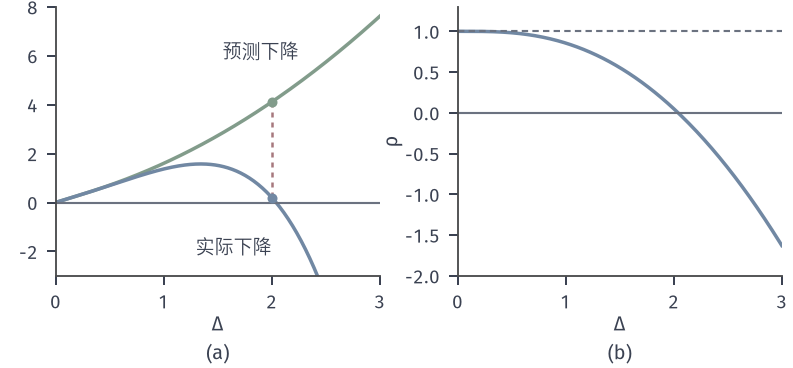

This figure's Python source:
from pathlib import Path
import sys
sys.path.insert(0, str(Path(__file__).resolve().parents[1]/"tr-common"))
from tr_core import *
HERE = Path(__file__).resolve().parent
# 原点处精确子问题解的预测下降、实际下降，及比值，随半径变化。
fig, axs = figure(width_mm=112, height_mm=52, ncols=2)
Ds = np.linspace(.02, 3, 300); S = [exact(O_G, O_B, d)[0] for d in Ds]
pr = np.array([-mdec(p, O_G, O_B) for p in S]); ar = np.array([f(O_X) - f(p) for p in S])
ax = axs[0]; ax.plot(Ds, pr, color=GREEN, lw=1.4); ax.plot(Ds, ar, color=BLUE, lw=1.4); ax.axhline(0, color=MUTED, lw=.85)
ax.set_xlim(0, 3); ax.set_ylim(-3, 8); ax.set_xlabel('$\\Delta$', labelpad=1)
ax.text(2.25, 5.9, '预测下降', color=INK, ha='right', fontsize=7.5); ax.text(2.0, -2.1, '实际下降', color=INK, ha='right', fontsize=7.5)
i = np.argmin(abs(Ds - 2)); ax.plot([2, 2], [pr[i], ar[i]], color=RED, lw=1.0, ls=(0, (2, 2)))
ax.plot([2], [pr[i]], 'o', color=GREEN, ms=4, mew=0); ax.plot([2], [ar[i]], 'o', color=BLUE, ms=4, mew=0)
ax = axs[1]; ax.plot(Ds, ar/pr, color=BLUE, lw=1.4); ax.axhline(1, color=MUTED, lw=.85, ls=(0, (3, 2))); ax.axhline(0, color=MUTED, lw=.85)
ax.set_xlim(0, 3); ax.set_ylim(-2, 1.3); ax.set_xlabel('$\\Delta$', labelpad=1); ax.set_ylabel('$\\rho$', labelpad=1)
panels(fig, .07, .985, .98, .25, .24); tags(fig, axs)
save(fig, HERE, 'figure', {'x': [0, 0], 'g': [1, 1], 'B': 'diag(-1,3)'})
